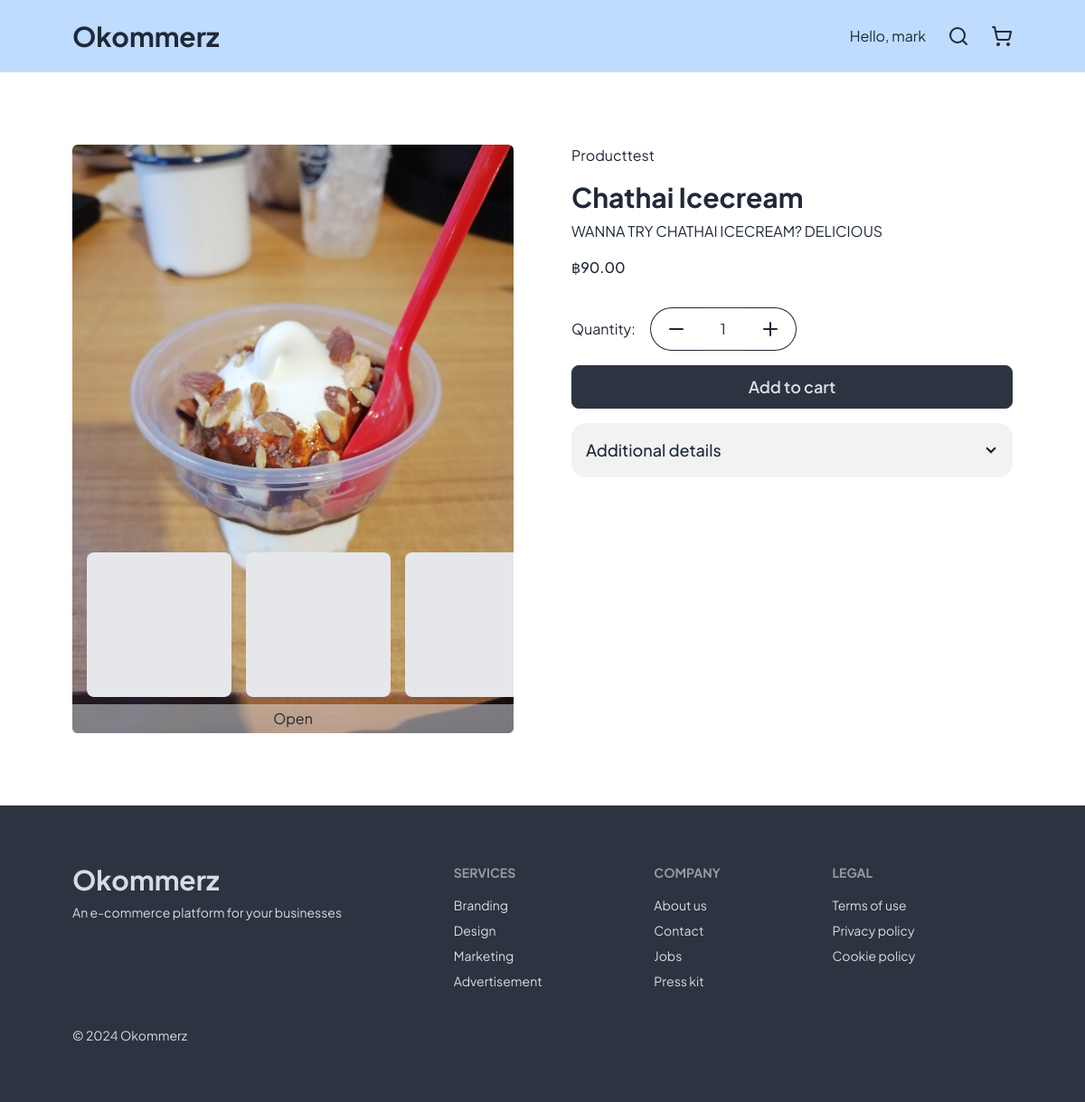
/product/2 (signed in), run on the app's committed database.
### products/models.py (models this page shows, shortened)
class ProductItem(models.Model):
    product_name = models.CharField(max_length=255)
    description = models.TextField(blank=True, null=True)
    amount = models.IntegerField(default=1)
    product_category = models.ForeignKey(ProductCategory, related_name='product_name', on_delete=models.CASCADE, null=True)
    regular_price = models.DecimalField(max_digits=10,decimal_places=2,default=0)
    sales_price = models.DecimalField(max_digits=10,decimal_places=2,blank=True,null=True)
    product_image = models.ImageField(upload_to='', blank=True, null=True)
    additional_detail = models.TextField(blank=True, null=True)
    created_at = models.DateTimeField(auto_now_add=True)
    updated_at = models.DateTimeField(auto_now=True)

class ProductCategory(models.Model):
    category = models.CharField(max_length=255, unique=True)
    class Meta:
        verbose_name_plural = "Product categories"
    def __str__(self):
        return self.category

### products/views.py (the view, shortened to what this page needs)
# urls.py: path('product/<int:pk>', views.single_product),
def single_product(request, pk):
    product = get_object_or_404(ProductItem, pk=pk)
    user = request.user
    form = forms.AddToCartForm(request.POST or None)
    return render(request, 'single-product.html', {'form': form, 'product':product})

### products/forms.py
class AddToCartForm(forms.Form):
    quantity = forms.IntegerField(min_value=1)

### products/templates/single-product.html (shortened to what this page needs)
{% extends 'base.html' %}
{% block content %}
<section class='grid grid-cols-1 lg:grid-cols-2 gap-y-10 lg:gap-16'>
  <section>
    {% if product.product_image %}
      <div class='relative overflow-hidden'>
        <img class='rounded-md w-full' src={{ product.product_image.url }}>
        <div class='absolute bottom-6 left-0 flex overflow-auto w-full gap-4 p-4' id="multi-images">
          <div class="min-w-[160px] w-[160px] h-[160px] bg-gray-200 rounded-lg"></div>
          <div class="min-w-[160px] w-[160px] h-[160px] bg-gray-200 rounded-lg"></div>
          <div class="min-w-[160px] w-[160px] h-[160px] bg-gray-200 rounded-lg"></div>
        </div>
        <button class='absolute bottom-0 bg-gray-200/50 w-full inline-block rounded-b-md h-8' id='multi-image-toggle-btn'>Open</button>
      </div>
    {% else %}
       <div class='w-full h-[600px] rounded-md bg-gray-200'></div>
    {% endif %}
  </section>
  <section class='flex flex-col gap-y-4'>
    <h2>{{ product.product_category }}</h2>
    <div class='flex flex-col'>
      <h1 class='text-3xl font-bold mb-2'>{{ product.product_name }}</h1>
      {% if product.description|length > 150 %}
        <span id="shorterDescription" style="display: inline">{{ product.description|slice:":150" }}...</span>
        <span id="fullDescription" style="display: none">{{ product.description }}</span>
        <a id="seeMoreBtn" class='link link-info w-fit' onclick="toggleDescription()">Read more</a>
      {% else %}
        <span>{{ product.description }}</span>
      {% endif %}
    </div>
    {% if product.sales_price %}
    <div class='inline-flex items-center gap-x-2'>
      <p class='line-through text-red-400 text-sm'>฿{{ product.regular_price }}</p>
      <p class='font-medium'>฿{{ product.sales_price }}</p>
    </div>
    {% else %}
      <p class='font-medium'>฿{{ product.regular_price }}</p>
    {% endif %}
    <form method='POST'>
      <div class='flex gap-x-4 my-4 items-center'>
        <h3>Quantity:</h3>
        <div class='flex'>
          <div class='btn btn-outline rounded-l-full border-r-0' onclick="decreaseAmount()">
            <svg xmlns="http://www.w3.org/2000/svg" width="24" height="24" viewBox="0 0 24 24" fill="none" stroke="currentColor" stroke-width="2" stroke-linecap="round" stroke-linejoin="round" class="lucide lucide-minus"><path d="M5 12h14"/></svg>
          </div>
          <input type='number' class='border-neutral border-y w-12 outline-none text-center' id='id_quantity' name='quantity' min="1" value="1" max="{{ product.amount }}"/>
          <div class='btn btn-outline rounded-r-full border-l-0' onclick="increaseAmount()">
            <svg xmlns="http://www.w3.org/2000/svg" width="24" height="24" viewBox="0 0 24 24" fill="none" stroke="currentColor" stroke-width="2" stroke-linecap="round" stroke-linejoin="round" class="lucide lucide-plus"><path d="M5 12h14"/><path d="M12 5v14"/></svg>
          </div>
        </div>
      </div>
      <button class="btn btn-neutral w-full text-lg" onclick='addToCart()'>Add to cart</button>
    </form>
    {% if product.additional_detail %}
    <div class="collapse bg-base-200 collapse-arrow">
      <div class="collapse-title text-lg font-medium">
        Additional details
      </div>
    </div>
    {% endif %}
  </section>
</section>
{% endblock %}

### products/templates/base.html (shortened to what this page needs)
{% load static %}
<!DOCTYPE html>
<html lang="en">
<head>
  <link href="{% static 'style.css' %}" rel="stylesheet">
  <link href="https://cdn.jsdelivr.net/npm/daisyui@4.6.0/dist/full.min.css" rel="stylesheet" type="text/css" />
  <script src="https://cdn.tailwindcss.com"></script>
</head>
<body>
  <header class='bg-blue-200 px-10 lg:px-20 py-4 w-full' id='header'>
    <div class='page-container flex items-center justify-between w-full'>
      <a href="/">
        <h1 class='text-3xl font-bold inline-block'>Okommerz</h1>
      </a>
      <nav class='flex items-center gap-x-6'>
        {% if request.user.is_authenticated %}
          <div class="dropdown dropdown-end">
            <div tabindex="0" role="button" class="whitespace-pre">Hello, {{ user.username }}</div>
          </div>
        {% endif %}
        {% include 'searchbar.html' %}
        {% include 'cart.html' %}
      </nav>
    </div>
  </header>
  <main class='page-container main-body p-10 lg:p-20'>
    {% block content %}
    {% endblock %}
  </main>
  <footer class="px-10 lg:px-20 py-16 bg-neutral text-neutral-content">
    <div class='page-container footer'>
      <aside>
        <h1 class='text-3xl font-bold'>Okommerz</h1>
        <p>An e-commerce platform for your businesses</p>
      </aside>
      <nav>
        <header class="footer-title">Services</header>
        <a class="link link-hover">Branding</a>
        <a class="link link-hover">Design</a>
        <a class="link link-hover">Marketing</a>
        <a class="link link-hover">Advertisement</a>
      </nav>
      <nav>
        <header class="footer-title">Company</header>
        <a class="link link-hover">About us</a>
        <a class="link link-hover">Contact</a>
        <a class="link link-hover">Jobs</a>
        <a class="link link-hover">Press kit</a>
      </nav>
      <nav>
        <header class="footer-title">Legal</header>
        <a class="link link-hover">Terms of use</a>
        <a class="link link-hover" href='/privacy-policy'>Privacy policy</a>
        <a class="link link-hover">Cookie policy</a>
      </nav>
    </div>
    <div class='page-container mt-10'>
      <h3 class='text-sm'>&copy; 2024 Okommerz</h3>
    </div>
  </footer>
</body>
</html>

### products/static/style.css (style rules this page uses)
:root { --header-height:80px; }
* { font-family:'Plus Jakarta Sans', sans-serif }
.page-container { margin:auto; max-width:1536px; }
.main-body { margin-top:var(--header-height); box-sizing:content-box; }
#header { position:absolute; top:0; height:var(--header-height); display:flex; z-index:99; }

### data on the page
ProductItem: product_image (picture), product_category "Producttest", product_name "Chathai Icecream", description "WANNA TRY CHATHAI ICECREAM? DELICIOUS", regular_price "90.00"

### other printed values
{{ user.username }} "mark"
